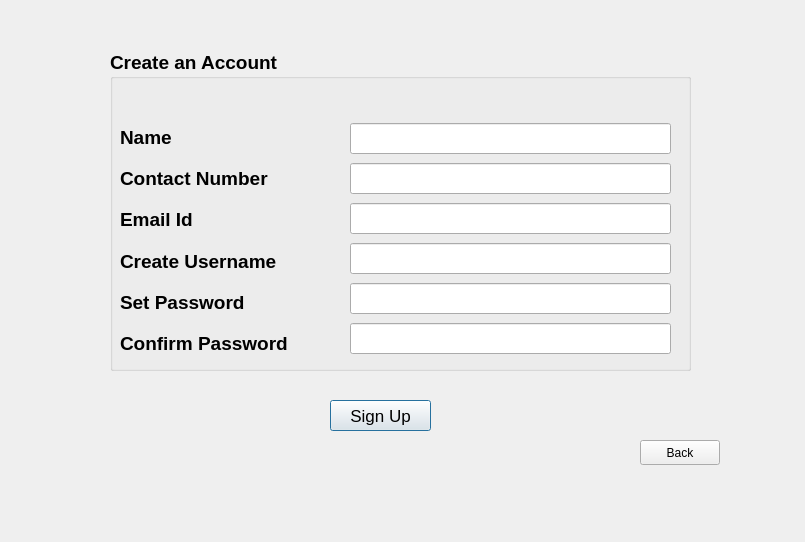
<?xml version="1.0" encoding="UTF-8"?>
<ui version="4.0">
 <class>AccountDialog</class>
 <widget class="QDialog" name="AccountDialog">
  <property name="geometry">
   <rect>
    <x>0</x>
    <y>0</y>
    <width>805</width>
    <height>542</height>
   </rect>
  </property>
  <property name="windowTitle">
   <string>Dialog</string>
  </property>
  <widget class="QPushButton" name="pushButton">
   <property name="geometry">
    <rect>
     <x>330</x>
     <y>400</y>
     <width>101</width>
     <height>31</height>
    </rect>
   </property>
   <property name="font">
    <font>
     <pointsize>13</pointsize>
    </font>
   </property>
   <property name="text">
    <string>Sign Up</string>
   </property>
  </widget>
  <widget class="QGroupBox" name="groupBox">
   <property name="geometry">
    <rect>
     <x>110</x>
     <y>50</y>
     <width>581</width>
     <height>321</height>
    </rect>
   </property>
   <property name="font">
    <font>
     <pointsize>14</pointsize>
     <weight>75</weight>
     <bold>true</bold>
    </font>
   </property>
   <property name="title">
    <string>Create an Account</string>
   </property>
   <widget class="QWidget" name="verticalLayoutWidget">
    <property name="geometry">
     <rect>
      <x>10</x>
      <y>70</y>
      <width>191</width>
      <height>241</height>
     </rect>
    </property>
    <layout class="QVBoxLayout" name="verticalLayout">
     <item>
      <widget class="QLabel" name="label_3">
       <property name="text">
        <string>Name</string>
       </property>
      </widget>
     </item>
     <item>
      <widget class="QLabel" name="label_2">
       <property name="text">
        <string>Contact Number</string>
       </property>
      </widget>
     </item>
     <item>
      <widget class="QLabel" name="label">
       <property name="text">
        <string>Email Id</string>
       </property>
      </widget>
     </item>
     <item>
      <widget class="QLabel" name="label_6">
       <property name="text">
        <string>Create Username</string>
       </property>
      </widget>
     </item>
     <item>
      <widget class="QLabel" name="label_4">
       <property name="text">
        <string>Set Password</string>
       </property>
      </widget>
     </item>
     <item>
      <widget class="QLabel" name="label_5">
       <property name="text">
        <string>Confirm Password</string>
       </property>
      </widget>
     </item>
    </layout>
   </widget>
   <widget class="QWidget" name="verticalLayoutWidget_2">
    <property name="geometry">
     <rect>
      <x>240</x>
      <y>70</y>
      <width>321</width>
      <height>242</height>
     </rect>
    </property>
    <layout class="QVBoxLayout" name="verticalLayout_2">
     <item>
      <widget class="QLineEdit" name="lineEdit"/>
     </item>
     <item>
      <widget class="QLineEdit" name="lineEdit_2"/>
     </item>
     <item>
      <widget class="QLineEdit" name="lineEdit_3"/>
     </item>
     <item>
      <widget class="QLineEdit" name="lineEdit_6"/>
     </item>
     <item>
      <widget class="QLineEdit" name="lineEdit_4">
       <property name="echoMode">
        <enum>QLineEdit::Password</enum>
       </property>
      </widget>
     </item>
     <item>
      <widget class="QLineEdit" name="lineEdit_5">
       <property name="echoMode">
        <enum>QLineEdit::Password</enum>
       </property>
      </widget>
     </item>
    </layout>
   </widget>
  </widget>
  <widget class="QPushButton" name="pushButton_2">
   <property name="geometry">
    <rect>
     <x>640</x>
     <y>440</y>
     <width>80</width>
     <height>25</height>
    </rect>
   </property>
   <property name="text">
    <string>Back</string>
   </property>
  </widget>
 </widget>
 <resources/>
 <connections/>
</ui>
